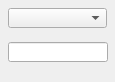
<?xml version="1.0" encoding="UTF-8"?>
<ui version="4.0">
 <class>MainWindow</class>
 <widget class="QMainWindow" name="MainWindow">
  <property name="geometry">
   <rect>
    <x>0</x>
    <y>0</y>
    <width>115</width>
    <height>82</height>
   </rect>
  </property>
  <property name="windowTitle">
   <string>MainWindow</string>
  </property>
  <widget class="QWidget" name="centralwidget">
   <widget class="caMenu" name="camenu">
    <property name="geometry">
     <rect>
      <x>8</x>
      <y>8</y>
      <width>99</width>
      <height>20</height>
     </rect>
    </property>
    <property name="font">
     <font>
      <pointsize>9</pointsize>
     </font>
    </property>
    <property name="channel" stdset="0">
     <string notr="true">ACM:TEST:AO</string>
    </property>
    <property name="colorMode">
     <enum>caMenu::Alarm</enum>
    </property>
    <property name="background">
     <color>
      <red>164</red>
      <green>164</green>
      <blue>164</blue>
     </color>
    </property>
   </widget>
   <widget class="caLineEdit" name="calineedit">
    <property name="geometry">
     <rect>
      <x>8</x>
      <y>42</y>
      <width>100</width>
      <height>20</height>
     </rect>
    </property>
    <property name="channel" stdset="0">
     <string notr="true">ACM:TEST:AO</string>
    </property>
    <property name="colorMode">
     <enum>caLineEdit::Alarm_Static</enum>
    </property>
    <property name="alarmHandling">
     <enum>caLineEdit::onBackground</enum>
    </property>
   </widget>
  </widget>
 </widget>
 <customwidgets>
  <customwidget>
   <class>caMenu</class>
   <extends>QComboBox</extends>
   <header>caMenu</header>
  </customwidget>
  <customwidget>
   <class>caLineEdit</class>
   <extends>QLineEdit</extends>
   <header>caLineEdit</header>
  </customwidget>
 </customwidgets>
 <resources/>
 <connections/>
</ui>
